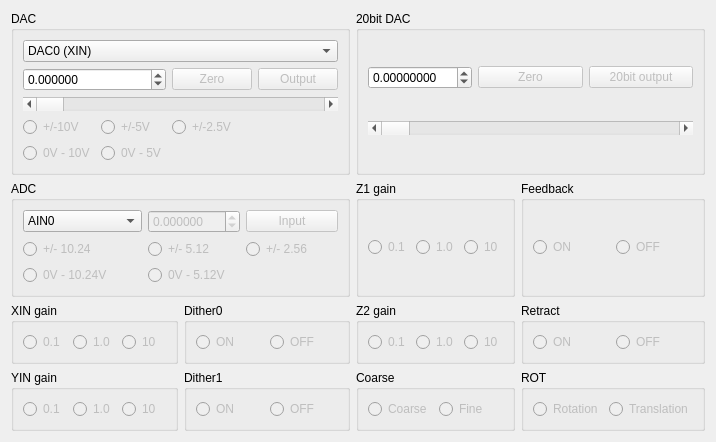
     <widget class="QWidget" name="IO">
      <attribute name="title">
       <string>I/O</string>
      </attribute>
      <layout class="QGridLayout" name="gridLayout_12">
       <item row="3" column="3">
        <widget class="QGroupBox" name="rot_G">
         <property name="enabled">
          <bool>true</bool>
         </property>
         <property name="font">
          <font>
           <pointsize>9</pointsize>
          </font>
         </property>
         <property name="title">
          <string>ROT</string>
         </property>
         <layout class="QGridLayout" name="gridLayout_22">
          <item row="0" column="1">
           <widget class="QRadioButton" name="translation">
            <property name="enabled">
             <bool>false</bool>
            </property>
            <property name="text">
             <string>Translation</string>
            </property>
           </widget>
          </item>
          <item row="0" column="0">
           <widget class="QRadioButton" name="rotation">
            <property name="enabled">
             <bool>false</bool>
            </property>
            <property name="text">
             <string>Rotation</string>
            </property>
           </widget>
          </item>
         </layout>
        </widget>
       </item>
       <item row="2" column="0">
        <widget class="QGroupBox" name="xgain_G">
         <property name="enabled">
          <bool>true</bool>
         </property>
         <property name="font">
          <font>
           <pointsize>9</pointsize>
          </font>
         </property>
         <property name="title">
          <string>XIN gain</string>
         </property>
         <layout class="QGridLayout" name="gridLayout_13">
          <item row="0" column="0">
           <widget class="QRadioButton" name="xgain0_1">
            <property name="enabled">
             <bool>false</bool>
            </property>
            <property name="text">
             <string>0.1</string>
            </property>
           </widget>
          </item>
          <item row="0" column="1">
           <widget class="QRadioButton" name="xgain1">
            <property name="enabled">
             <bool>false</bool>
            </property>
            <property name="text">
             <string>1.0</string>
            </property>
           </widget>
          </item>
          <item row="0" column="2">
           <widget class="QRadioButton" name="xgain10">
            <property name="enabled">
             <bool>false</bool>
            </property>
            <property name="text">
             <string>10</string>
            </property>
           </widget>
          </item>
         </layout>
        </widget>
       </item>
       <item row="3" column="0">
        <widget class="QGroupBox" name="ygain_G">
         <property name="enabled">
          <bool>true</bool>
         </property>
         <property name="font">
          <font>
           <pointsize>9</pointsize>
          </font>
         </property>
         <property name="title">
          <string>YIN gain</string>
         </property>
         <layout class="QGridLayout" name="gridLayout_14">
          <item row="0" column="0">
           <widget class="QRadioButton" name="ygain0_1">
            <property name="enabled">
             <bool>false</bool>
            </property>
            <property name="text">
             <string>0.1</string>
            </property>
           </widget>
          </item>
          <item row="0" column="1">
           <widget class="QRadioButton" name="ygain1">
            <property name="enabled">
             <bool>false</bool>
            </property>
            <property name="text">
             <string>1.0</string>
            </property>
           </widget>
          </item>
          <item row="0" column="2">
           <widget class="QRadioButton" name="ygain10">
            <property name="enabled">
             <bool>false</bool>
            </property>
            <property name="text">
             <string>10</string>
            </property>
           </widget>
          </item>
         </layout>
        </widget>
       </item>
       <item row="2" column="2">
        <widget class="QGroupBox" name="z2gain_G">
         <property name="enabled">
          <bool>true</bool>
         </property>
         <property name="font">
          <font>
           <pointsize>9</pointsize>
          </font>
         </property>
         <property name="title">
          <string>Z2 gain</string>
         </property>
         <layout class="QGridLayout" name="gridLayout_16">
          <item row="0" column="0">
           <widget class="QRadioButton" name="z2gain0_1">
            <property name="enabled">
             <bool>false</bool>
            </property>
            <property name="text">
             <string>0.1</string>
            </property>
           </widget>
          </item>
          <item row="0" column="1">
           <widget class="QRadioButton" name="z2gain1">
            <property name="enabled">
             <bool>false</bool>
            </property>
            <property name="text">
             <string>1.0</string>
            </property>
           </widget>
          </item>
          <item row="0" column="2">
           <widget class="QRadioButton" name="z2gain10">
            <property name="enabled">
             <bool>false</bool>
            </property>
            <property name="text">
             <string>10</string>
            </property>
           </widget>
          </item>
         </layout>
        </widget>
       </item>
       <item row="2" column="1">
        <widget class="QGroupBox" name="dither0_G">
         <property name="enabled">
          <bool>true</bool>
         </property>
         <property name="font">
          <font>
           <pointsize>9</pointsize>
          </font>
         </property>
         <property name="title">
          <string>Dither0</string>
         </property>
         <layout class="QGridLayout" name="gridLayout_17">
          <item row="0" column="0">
           <widget class="QRadioButton" name="dither0_on">
            <property name="enabled">
             <bool>false</bool>
            </property>
            <property name="text">
             <string>ON</string>
            </property>
           </widget>
          </item>
          <item row="0" column="1">
           <widget class="QRadioButton" name="dither0_off">
            <property name="enabled">
             <bool>false</bool>
            </property>
            <property name="text">
             <string>OFF</string>
            </property>
           </widget>
          </item>
         </layout>
        </widget>
       </item>
       <item row="1" column="2">
        <widget class="QGroupBox" name="z1gain_G">
         <property name="enabled">
          <bool>true</bool>
         </property>
         <property name="font">
          <font>
           <pointsize>9</pointsize>
          </font>
         </property>
         <property name="title">
          <string>Z1 gain</string>
         </property>
         <layout class="QGridLayout" name="gridLayout_15">
          <item row="0" column="1">
           <widget class="QRadioButton" name="z1gain1">
            <property name="enabled">
             <bool>false</bool>
            </property>
            <property name="text">
             <string>1.0</string>
            </property>
           </widget>
          </item>
          <item row="0" column="2">
           <widget class="QRadioButton" name="z1gain10">
            <property name="enabled">
             <bool>false</bool>
            </property>
            <property name="text">
             <string>10</string>
            </property>
           </widget>
          </item>
          <item row="0" column="0">
           <widget class="QRadioButton" name="z1gain0_1">
            <property name="enabled">
             <bool>false</bool>
            </property>
            <property name="text">
             <string>0.1</string>
            </property>
           </widget>
          </item>
         </layout>
        </widget>
       </item>
       <item row="2" column="3">
        <widget class="QGroupBox" name="retract_G">
         <property name="enabled">
          <bool>true</bool>
         </property>
         <property name="font">
          <font>
           <pointsize>9</pointsize>
          </font>
         </property>
         <property name="title">
          <string>Retract</string>
         </property>
         <layout class="QGridLayout" name="gridLayout_20">
          <item row="0" column="0">
           <widget class="QRadioButton" name="retract_on">
            <property name="enabled">
             <bool>false</bool>
            </property>
            <property name="text">
             <string>ON</string>
            </property>
           </widget>
          </item>
          <item row="0" column="1">
           <widget class="QRadioButton" name="retract_off">
            <property name="enabled">
             <bool>false</bool>
            </property>
            <property name="text">
             <string>OFF</string>
            </property>
           </widget>
          </item>
         </layout>
        </widget>
       </item>
       <item row="1" column="3">
        <widget class="QGroupBox" name="feedback_G">
         <property name="enabled">
          <bool>true</bool>
         </property>
         <property name="font">
          <font>
           <pointsize>9</pointsize>
          </font>
         </property>
         <property name="title">
          <string>Feedback</string>
         </property>
         <layout class="QGridLayout" name="gridLayout_19">
          <item row="0" column="0">
           <widget class="QRadioButton" name="feedback_on">
            <property name="enabled">
             <bool>false</bool>
            </property>
            <property name="text">
             <string>ON</string>
            </property>
           </widget>
          </item>
          <item row="0" column="1">
           <widget class="QRadioButton" name="feedback_off">
            <property name="enabled">
             <bool>false</bool>
            </property>
            <property name="text">
             <string>OFF</string>
            </property>
           </widget>
          </item>
         </layout>
        </widget>
       </item>
       <item row="3" column="1">
        <widget class="QGroupBox" name="dither1_G">
         <property name="enabled">
          <bool>true</bool>
         </property>
         <property name="font">
          <font>
           <pointsize>9</pointsize>
          </font>
         </property>
         <property name="title">
          <string>Dither1</string>
         </property>
         <layout class="QGridLayout" name="gridLayout_18">
          <item row="0" column="0">
           <widget class="QRadioButton" name="dither1_on">
            <property name="enabled">
             <bool>false</bool>
            </property>
            <property name="text">
             <string>ON</string>
            </property>
           </widget>
          </item>
          <item row="0" column="1">
           <widget class="QRadioButton" name="dither1_off">
            <property name="enabled">
             <bool>false</bool>
            </property>
            <property name="text">
             <string>OFF</string>
            </property>
           </widget>
          </item>
         </layout>
        </widget>
       </item>
       <item row="3" column="2">
        <widget class="QGroupBox" name="coarse_G">
         <property name="enabled">
          <bool>true</bool>
         </property>
         <property name="font">
          <font>
           <pointsize>9</pointsize>
          </font>
         </property>
         <property name="title">
          <string>Coarse</string>
         </property>
         <layout class="QGridLayout" name="gridLayout_21">
          <item row="0" column="0">
           <widget class="QRadioButton" name="coarse">
            <property name="enabled">
             <bool>false</bool>
            </property>
            <property name="text">
             <string>Coarse</string>
            </property>
           </widget>
          </item>
          <item row="0" column="1">
           <widget class="QRadioButton" name="fine">
            <property name="enabled">
             <bool>false</bool>
            </property>
            <property name="text">
             <string>Fine</string>
            </property>
           </widget>
          </item>
         </layout>
        </widget>
       </item>
       <item row="0" column="0" colspan="2">
        <widget class="QGroupBox" name="dac_G">
         <property name="enabled">
          <bool>true</bool>
         </property>
         <property name="font">
          <font>
           <pointsize>9</pointsize>
          </font>
         </property>
         <property name="title">
          <string>DAC</string>
         </property>
         <layout class="QGridLayout" name="gridLayout_25">
          <item row="2" column="0" colspan="4">
           <widget class="QScrollBar" name="dac_bit">
            <property name="enabled">
             <bool>true</bool>
            </property>
            <property name="maximum">
             <number>65535</number>
            </property>
            <property name="pageStep">
             <number>1000</number>
            </property>
            <property name="orientation">
             <enum>Qt::Horizontal</enum>
            </property>
           </widget>
          </item>
          <item row="4" column="0">
           <widget class="QRadioButton" name="dac_b10_4">
            <property name="enabled">
             <bool>false</bool>
            </property>
            <property name="text">
             <string>0V - 10V</string>
            </property>
           </widget>
          </item>
          <item row="1" column="2">
           <widget class="QPushButton" name="dac_0">
            <property name="enabled">
             <bool>false</bool>
            </property>
            <property name="text">
             <string>Zero</string>
            </property>
           </widget>
          </item>
          <item row="4" column="1">
           <widget class="QRadioButton" name="dac_u5">
            <property name="enabled">
             <bool>false</bool>
            </property>
            <property name="text">
             <string>0V - 5V</string>
            </property>
           </widget>
          </item>
          <item row="1" column="3">
           <widget class="QPushButton" name="dac_out">
            <property name="enabled">
             <bool>false</bool>
            </property>
            <property name="text">
             <string>Output</string>
            </property>
           </widget>
          </item>
          <item row="3" column="2">
           <widget class="QRadioButton" name="dac_b5">
            <property name="enabled">
             <bool>false</bool>
            </property>
            <property name="text">
             <string>+/-2.5V</string>
            </property>
           </widget>
          </item>
          <item row="3" column="0">
           <widget class="QRadioButton" name="dac_b20">
            <property name="enabled">
             <bool>false</bool>
            </property>
            <property name="text">
             <string>+/-10V</string>
            </property>
           </widget>
          </item>
          <item row="3" column="1">
           <widget class="QRadioButton" name="dac_b10">
            <property name="enabled">
             <bool>false</bool>
            </property>
            <property name="text">
             <string>+/-5V</string>
            </property>
           </widget>
          </item>
          <item row="0" column="0" colspan="4">
           <widget class="QComboBox" name="dac_ch">
            <property name="enabled">
             <bool>true</bool>
            </property>
            <item>
             <property name="text">
              <string>DAC0 (XIN)</string>
             </property>
            </item>
            <item>
             <property name="text">
              <string>DAC1 (X OFFSET)</string>
             </property>
            </item>
            <item>
             <property name="text">
              <string>DAC2 (Z OFFSET FINE)</string>
             </property>
            </item>
            <item>
             <property name="text">
              <string>DAC3 (Z OFFSET)</string>
             </property>
            </item>
            <item>
             <property name="text">
              <string>DAC4 (ISET OFFSET)</string>
             </property>
            </item>
            <item>
             <property name="text">
              <string>DAC5 (ISET)</string>
             </property>
            </item>
            <item>
             <property name="text">
              <string>DAC6</string>
             </property>
            </item>
            <item>
             <property name="text">
              <string>DAC7</string>
             </property>
            </item>
            <item>
             <property name="text">
              <string>DAC8</string>
             </property>
            </item>
            <item>
             <property name="text">
              <string>DAC9</string>
             </property>
            </item>
            <item>
             <property name="text">
              <string>DAC10 (ZOUTER)</string>
             </property>
            </item>
            <item>
             <property name="text">
              <string>DAC11</string>
             </property>
            </item>
            <item>
             <property name="text">
              <string>DAC12 (BIAS OFFSET)</string>
             </property>
            </item>
            <item>
             <property name="text">
              <string>DAC13 (BIAS)</string>
             </property>
            </item>
            <item>
             <property name="text">
              <string>DAC14 (YOFFSET)</string>
             </property>
            </item>
            <item>
             <property name="text">
              <string>DAC15 (YIN)</string>
             </property>
            </item>
           </widget>
          </item>
          <item row="1" column="0" colspan="2">
           <widget class="QDoubleSpinBox" name="dac_val">
            <property name="enabled">
             <bool>true</bool>
            </property>
            <property name="decimals">
             <number>6</number>
            </property>
            <property name="minimum">
             <double>-10.000000000000000</double>
            </property>
            <property name="maximum">
             <double>10.000000000000000</double>
            </property>
            <property name="singleStep">
             <double>0.100000000000000</double>
            </property>
           </widget>
          </item>
         </layout>
        </widget>
       </item>
       <item row="1" column="0" colspan="2">
        <widget class="QGroupBox" name="adc_G">
         <property name="enabled">
          <bool>true</bool>
         </property>
         <property name="font">
          <font>
           <pointsize>9</pointsize>
          </font>
         </property>
         <property name="title">
          <string>ADC</string>
         </property>
         <layout class="QGridLayout" name="gridLayout_23">
          <item row="1" column="0">
           <widget class="QRadioButton" name="adc_b20">
            <property name="enabled">
             <bool>false</bool>
            </property>
            <property name="text">
             <string>+/- 10.24</string>
            </property>
           </widget>
          </item>
          <item row="0" column="1">
           <widget class="QDoubleSpinBox" name="adc_val">
            <property name="enabled">
             <bool>false</bool>
            </property>
            <property name="decimals">
             <number>6</number>
            </property>
            <property name="minimum">
             <double>-10.240000000000000</double>
            </property>
            <property name="maximum">
             <double>10.240000000000000</double>
            </property>
            <property name="singleStep">
             <double>0.010000000000000</double>
            </property>
           </widget>
          </item>
          <item row="0" column="2">
           <widget class="QPushButton" name="adc_in">
            <property name="enabled">
             <bool>false</bool>
            </property>
            <property name="text">
             <string>Input</string>
            </property>
           </widget>
          </item>
          <item row="2" column="0">
           <widget class="QRadioButton" name="adc_u10">
            <property name="enabled">
             <bool>false</bool>
            </property>
            <property name="text">
             <string>0V - 10.24V</string>
            </property>
           </widget>
          </item>
          <item row="0" column="0">
           <widget class="QComboBox" name="adc_ch">
            <property name="enabled">
             <bool>true</bool>
            </property>
            <item>
             <property name="text">
              <string>AIN0</string>
             </property>
            </item>
            <item>
             <property name="text">
              <string>AIN1</string>
             </property>
            </item>
            <item>
             <property name="text">
              <string>AIN2</string>
             </property>
            </item>
            <item>
             <property name="text">
              <string>AIN3</string>
             </property>
            </item>
            <item>
             <property name="text">
              <string>AIN4</string>
             </property>
            </item>
            <item>
             <property name="text">
              <string>AIN5</string>
             </property>
            </item>
            <item>
             <property name="text">
              <string>AIN6 (ZOUT)</string>
             </property>
            </item>
            <item>
             <property name="text">
              <string>AIN7 (PREAMP)</string>
             </property>
            </item>
           </widget>
          </item>
          <item row="1" column="1">
           <widget class="QRadioButton" name="adc_b10">
            <property name="enabled">
             <bool>false</bool>
            </property>
            <property name="text">
             <string>+/- 5.12</string>
            </property>
           </widget>
          </item>
          <item row="2" column="1">
           <widget class="QRadioButton" name="adc_u5">
            <property name="enabled">
             <bool>false</bool>
            </property>
            <property name="text">
             <string>0V - 5.12V</string>
            </property>
           </widget>
          </item>
          <item row="1" column="2">
           <widget class="QRadioButton" name="adc_b5">
            <property name="enabled">
             <bool>false</bool>
            </property>
            <property name="text">
             <string>+/- 2.56</string>
            </property>
           </widget>
          </item>
         </layout>
        </widget>
       </item>
       <item row="0" column="2" colspan="2">
        <widget class="QGroupBox" name="bit20">
         <property name="enabled">
          <bool>true</bool>
         </property>
         <property name="font">
          <font>
           <pointsize>9</pointsize>
          </font>
         </property>
         <property name="title">
          <string>20bit DAC</string>
         </property>
         <layout class="QGridLayout" name="gridLayout_24">
          <item row="0" column="1">
           <widget class="QPushButton" name="bit20_0">
            <property name="enabled">
             <bool>false</bool>
            </property>
            <property name="text">
             <string>Zero</string>
            </property>
           </widget>
          </item>
          <item row="0" column="0">
           <widget class="QDoubleSpinBox" name="bit20_val">
            <property name="decimals">
             <number>8</number>
            </property>
            <property name="minimum">
             <double>-5.000000000000000</double>
            </property>
            <property name="maximum">
             <double>5.000000000000000</double>
            </property>
            <property name="singleStep">
             <double>0.100000000000000</double>
            </property>
           </widget>
          </item>
          <item row="0" column="2">
           <widget class="QPushButton" name="bit20_out">
            <property name="enabled">
             <bool>false</bool>
            </property>
            <property name="text">
             <string>20bit output</string>
            </property>
           </widget>
          </item>
          <item row="1" column="0" colspan="3">
           <widget class="QScrollBar" name="bit20_bit">
            <property name="maximum">
             <number>1048575</number>
            </property>
            <property name="pageStep">
             <number>10000</number>
            </property>
            <property name="orientation">
             <enum>Qt::Horizontal</enum>
            </property>
           </widget>
          </item>
         </layout>
        </widget>
       </item>
      </layout>
     </widget>
